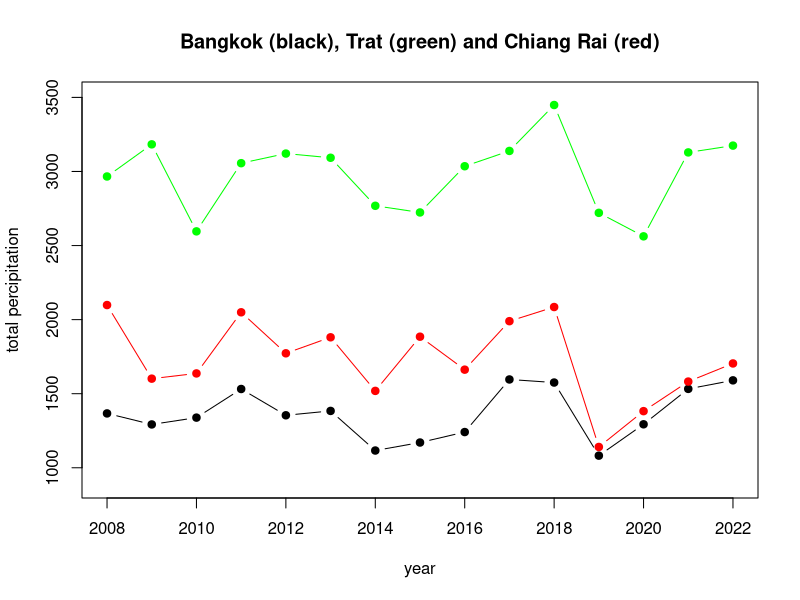
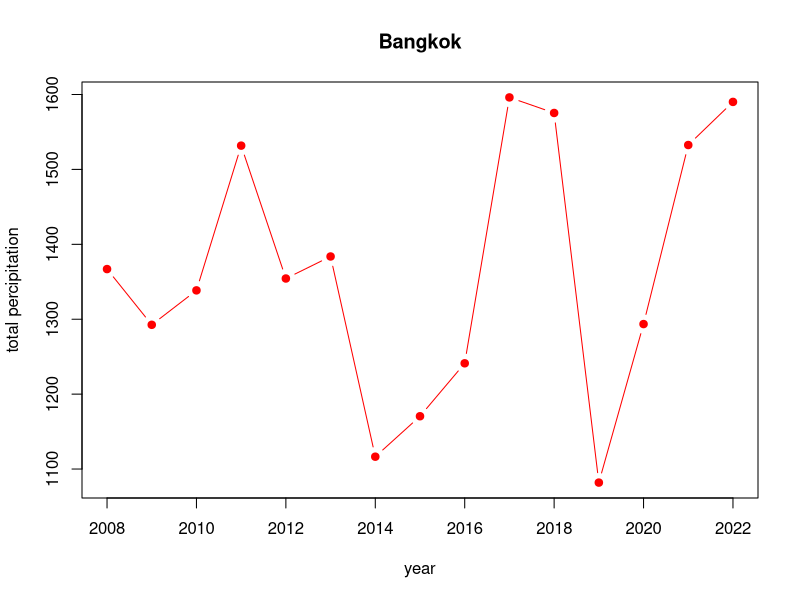
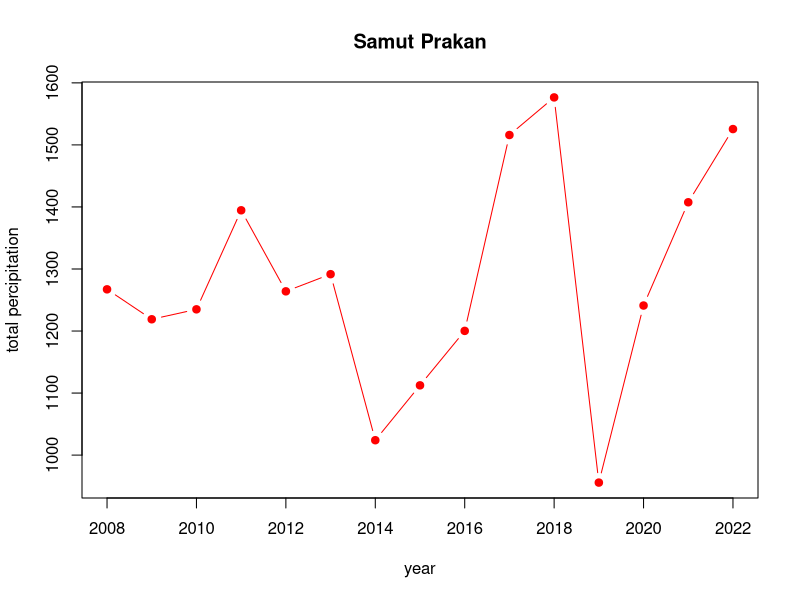
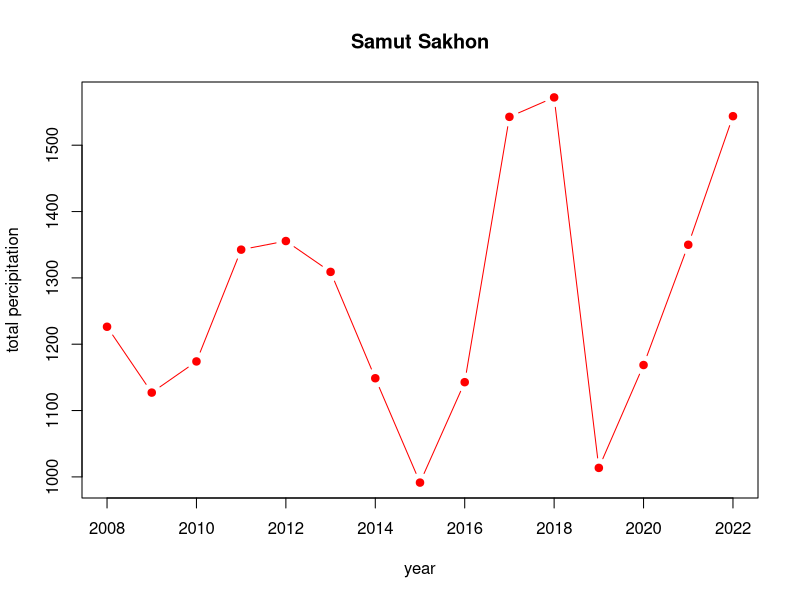
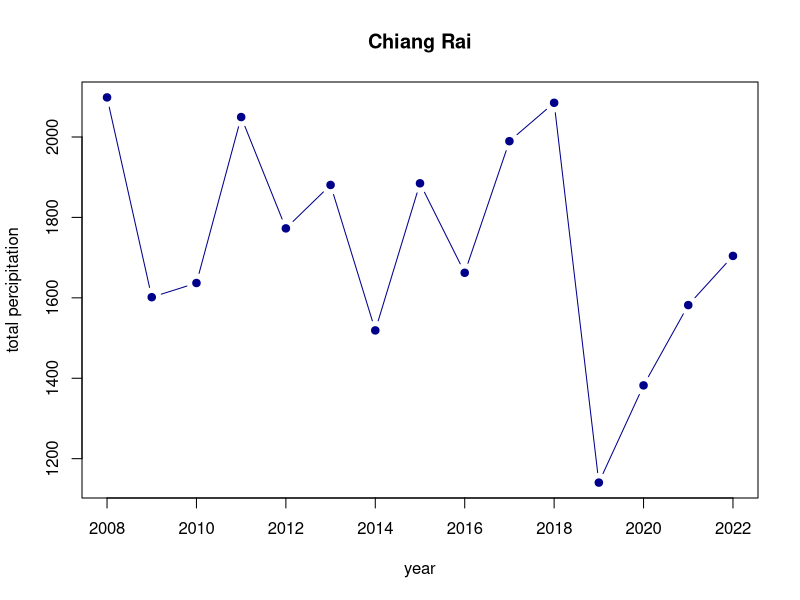
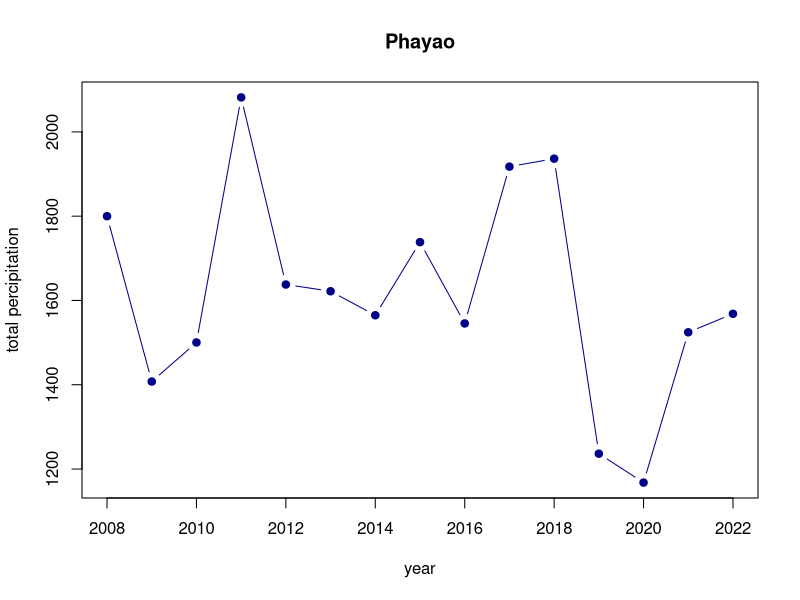
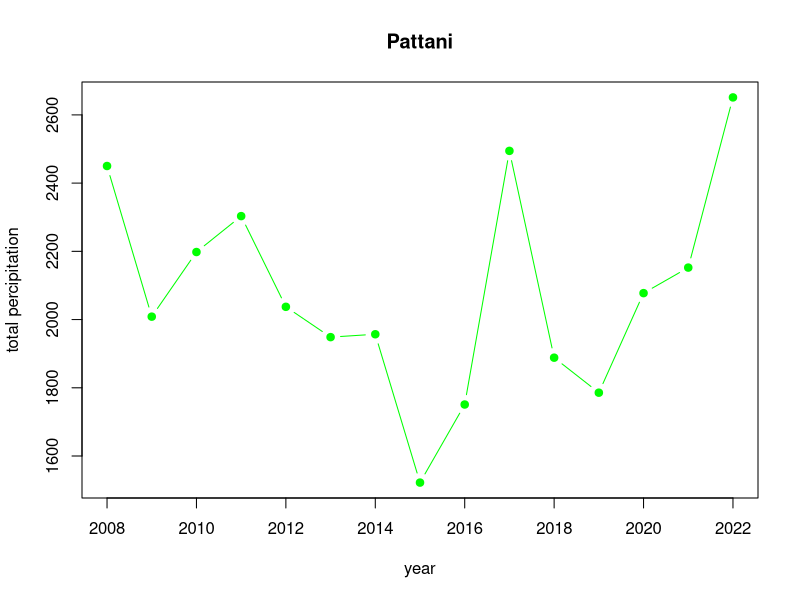
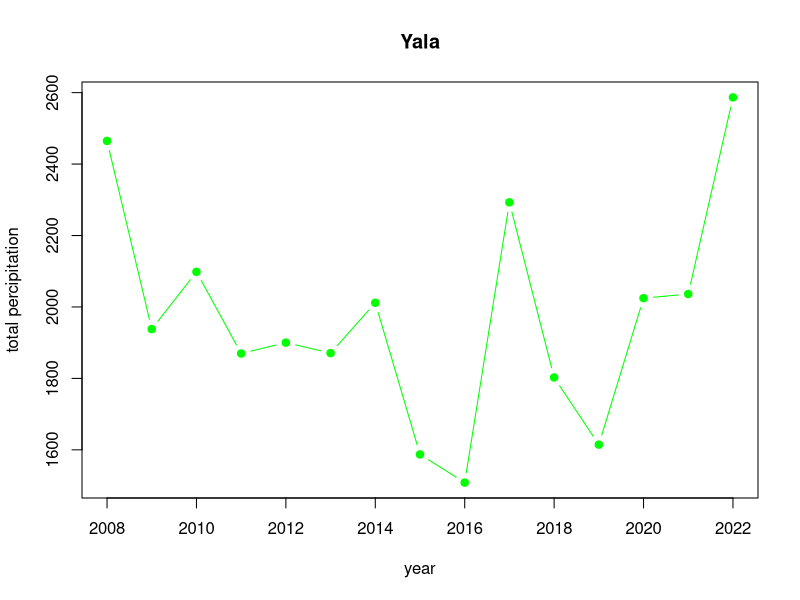

Recreate these plots in R, in order.
## ---- chunk 1
install.packages("readxl")
library(readxl)
## ---- chunk 2
Thailand_daymin <- read_excel("Thailand.xlsx",sheet = "era5_t2m_daymin_annual_Thailand")
Thailand_daymin
## ---- chunk 3
Thailand_daymax <- read_excel("Thailand.xlsx",sheet = "era5_t2m_daymax_annual_Thailand")
Thailand_daymax
## ---- chunk 4
Thailand_tp <- read_excel("Thailand.xlsx",sheet = "era5_tp(mm)_annual_Thailand")
Thailand_tp
## ---- chunk 5
Gideon <- read_excel("Dengue_Data.xlsx",sheet = "Gideon")
Gideon
## ---- chunk 6
Thailand_tp_sorted = Thailand_tp[order(Thailand_tp$`2022`, decreasing = TRUE), ]
Thailand_tp_sorted
## ---- chunk 7
#sub districts with Highest Precipitation
Thailand_tp_highest = head(Thailand_tp_sorted)
Thailand_tp_highest_list = Thailand_tp_highest$ADM1_EN
Thailand_tp_highest_list
## ---- chunk 8
#sub districts with Lowest Precipitation
Thailand_tp_lowest = tail(Thailand_tp_sorted) 
Thailand_tp_lowest_list = Thailand_tp_lowest$ADM1_EN
Thailand_tp_lowest_list
## ---- chunk 9
Thailand_daymax_sorted = Thailand_daymax[order(Thailand_daymax$`2022`, decreasing = TRUE), ]
Thailand_daymax_sorted
## ---- chunk 10
#sub districts with Highest max Temperatur
Thailand_daymax_highest = head(Thailand_daymax_sorted)
Thailand_daymax_highest_list = Thailand_daymax_highest$ADM1_EN
Thailand_daymax_highest_list
## ---- chunk 11
#sub districts with Lowest max temperatur
Thailand_daymax_lowest = tail(Thailand_daymax_sorted) 
Thailand_daymax_lowest_list = Thailand_daymax_lowest$ADM1_EN
Thailand_daymax_lowest_list
## ---- chunk 12
Thailand_daymin_sorted = Thailand_daymin[order(Thailand_daymin$`2022`, decreasing = TRUE), ]
Thailand_daymin_sorted
## ---- chunk 13
#sub districts with Highest min Temperatur
Thailand_daymin_highest = head(Thailand_daymin_sorted)
Thailand_daymin_highest_list = Thailand_daymin_highest$ADM1_EN
Thailand_daymin_highest_list
## ---- chunk 14
#sub districts with Lowest min temperatur
Thailand_daymin_lowest = tail(Thailand_daymin_sorted) 
Thailand_daymin_lowest_list = Thailand_daymin_lowest$ADM1_EN
Thailand_daymin_lowest_list
## ---- chunk 15
Thailand_temp_highest = unique(c(Thailand_daymax_highest_list, Thailand_daymin_highest_list))
Thailand_temp_highest
## ---- chunk 16
Thailand_temp_lowest = unique(c(Thailand_daymax_lowest_list, Thailand_daymin_lowest_list))
Thailand_temp_lowest
## ---- chunk 17
Thailand_temp_highest
## ---- chunk 18
Thailand_temp_lowest
## ---- chunk 19
Thailand_tp_highest_list
## ---- chunk 20
Thailand_tp_lowest_list
## ---- chunk 21
plot(x = colnames(Thailand_tp[,5:19]), y = Thailand_tp[1,5:19], type = "b", pch = 19, xlab = "year", ylab = "total percipitation", main = "Bangkok (black), Trat (green) and Chiang Rai (red)", ylim = c(900,3500)); lines(colnames(Thailand_tp[,5:19]), Thailand_tp[46,5:19], type = "b", pch = 19, col = "red"); lines(colnames(Thailand_tp[,5:19]), Thailand_tp[14,5:19], type = "b", pch = 19, col = "green")
## ---- chunk 22
#central 

plot(x = colnames(Thailand_tp[,5:19]), y = Thailand_tp[1,5:19], type = "b", pch = 19, col="red", xlab = "year", ylab = "total percipitation", main = Thailand_tp[1,2])

plot(x = colnames(Thailand_tp[,5:19]), y = Thailand_tp[2,5:19], type = "b", pch = 19, col="red", xlab = "year", ylab = "total percipitation", main = Thailand_tp[2,2])

plot(x = colnames(Thailand_tp[,5:19]), y = Thailand_tp[60,5:19], type = "b", pch = 19, col="red", xlab = "year", ylab = "total percipitation", main = Thailand_tp[60,2])

#north

plot(x = colnames(Thailand_tp[,5:19]), y = Thailand_tp[46,5:19], type = "b", pch = 19, col="darkblue", xlab = "year", ylab = "total percipitation", main = Thailand_tp[46,2])

plot(x = colnames(Thailand_tp[,5:19]), y = Thailand_tp[45,5:19], type = "b", pch = 19, col="darkblue", xlab = "year", ylab = "total percipitation", main = Thailand_tp[45,2])

#south

plot(x = colnames(Thailand_tp[,5:19]), y = Thailand_tp[75,5:19], type = "b", pch = 19, col="green", xlab = "year", ylab = "total percipitation", main = Thailand_tp[75,2])

plot(x = colnames(Thailand_tp[,5:19]), y = Thailand_tp[76,5:19], type = "b", pch = 19, col="green", xlab = "year", ylab = "total percipitation", main = Thailand_tp[76,2])

plot(x = colnames(Thailand_tp[,5:19]), y = Thailand_tp[77,5:19], type = "b", pch = 19, col="green", xlab = "year", ylab = "total percipitation", main = Thailand_tp[77,2])

#mid-tail

plot(x = colnames(Thailand_tp[,5:19]), y = Thailand_tp[69,5:19], type = "b", pch = 19, col="purple", xlab = "year", ylab = "total percipitation", main = Thailand_tp[69,2])

plot(x = colnames(Thailand_tp[,5:19]), y = Thailand_tp[70,5:19], type = "b", pch = 19, col="purple", xlab = "year", ylab = "total percipitation", main = Thailand_tp[70,2])

#west

plot(x = colnames(Thailand_tp[,5:19]), y = Thailand_tp[51,5:19], type = "b", pch = 19, col="turquoise", xlab = "year", ylab = "total percipitation", main = Thailand_tp[51,2])

plot(x = colnames(Thailand_tp[,5:19]), y = Thailand_tp[57,5:19], type = "b", pch = 19, col="turquoise", xlab = "year", ylab = "total percipitation", main = Thailand_tp[57,2])

#east

plot(x = colnames(Thailand_tp[,5:19]), y = Thailand_tp[22,5:19], type = "b", pch = 19, col="orange", xlab = "year", ylab = "total percipitation", main = Thailand_tp[22,2])

plot(x = colnames(Thailand_tp[,5:19]), y = Thailand_tp[23,5:19], type = "b", pch = 19, col="orange", xlab = "year", ylab = "total percipitation", main = Thailand_tp[23,2])

plot(x = colnames(Thailand_tp[,5:19]), y = Thailand_tp[26,5:19], type = "b", pch = 19, col="orange", xlab = "year", ylab = "total percipitation", main = Thailand_tp[26,2])

## ---- chunk 23
hist(Thailand_tp$"2008", breaks=15)
hist(Thailand_tp$"2009", breaks=15)
hist(Thailand_tp$"2010", breaks=15)
hist(Thailand_tp$"2011", breaks=15)
hist(Thailand_tp$"2012", breaks=15)
hist(Thailand_tp$"2013", breaks=15)
hist(Thailand_tp$"2014", breaks=15)
hist(Thailand_tp$"2015", breaks=15)
hist(Thailand_tp$"2016", breaks=15)
hist(Thailand_tp$"2017", breaks=15)
hist(Thailand_tp$"2018", breaks=15)
hist(Thailand_tp$"2019", breaks=15)
hist(Thailand_tp$"2020", breaks=15)
hist(Thailand_tp$"2021", breaks=15)
hist(Thailand_tp$"2022", breaks=15)
## ---- chunk 24
#load Dengue cases and death
cases = read_excel("Dengue_Data.xlsx", sheet = "Dengue_cases")
death = read_excel("Dengue_Data.xlsx", sheet = "Denge_deaths")


#clean data just for Thailand
cases_Thai = cases[,c(1,3)]
death_Thai = death[,c(1,3)]


#plot to see cases and death numbers over time
plot(cases_Thai, type = "b", pch = 19); plot(death_Thai, type = "b", pch = 19) 
